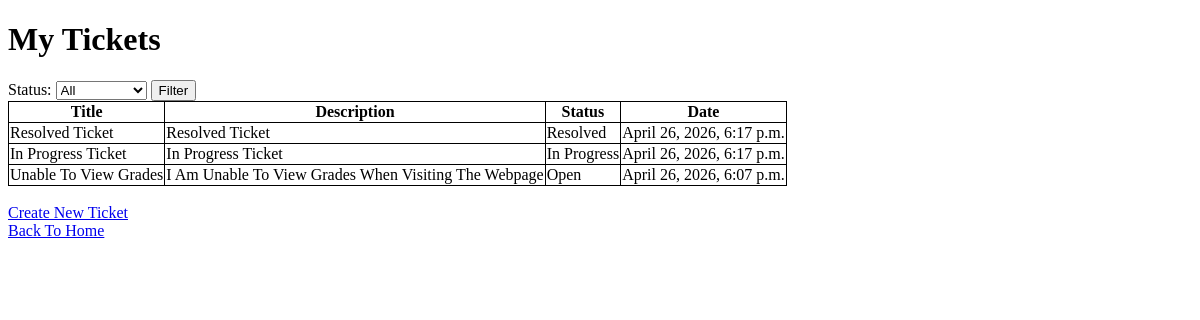
The app's page /services/tickets/ (signed in), older data.
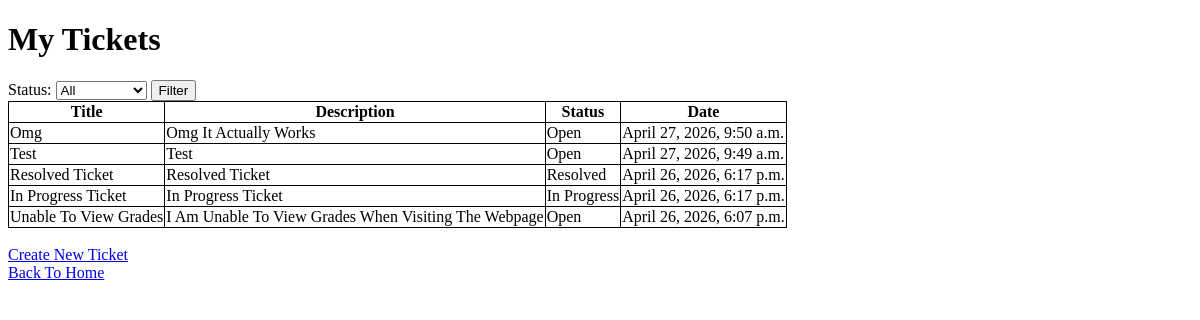
The same page, newer data.
### services/models.py (models this page shows)
class Ticket(models.Model):
	user = models.ForeignKey(User, on_delete=models.CASCADE)
	title = models.CharField(max_length=100)
	description = models.CharField(max_length=200)
	status = models.CharField(max_length=11, choices=[('Open', 'Open'), ('In Progress', 'In Progress'), ('Resolved', 'Resolved')], default='Open')
	date = models.DateTimeField(auto_now_add=True)

### services/views.py (the view)
# urls.py: path("tickets/", views.ticketsView, name="tickets"),
@login_required
@permission_required("services.view_ticket")
def ticketsView(request):
	allTickets = Ticket.objects.filter(user=request.user)
	filter = request.GET.get("status")
	if filter in ["Open", "In Progress", "Resolved"]:
		allTickets = allTickets.filter(status=filter)
	tickets = allTickets.order_by("-date")
	return render(request, "services/tickets.html", {"tickets": tickets})

### services/templates/services/tickets.html (shortened to what this page needs)
<!DOCTYPE html>
<html>
	<head>
	</head>
	<body>
		<h1>My Tickets</h1>
		<form method="get" action="{%url 'tickets'%}">
			<label>Status:
				<select name="status">
					<option value="">All</option>
				</select>
			</label>
			<button type="submit">Filter</button>
		</form>
		<table class="table">
			<tr class="table">
				<th class="table">Title</th>
				<th class="table">Description</th>
				<th class="table">Status</th>
				<th class="table">Date</th>
			</tr>
			{%for ticket in tickets%}
				<tr>
					<td class="table">{{ticket.title}}</td>
					<td class="table">{{ticket.description}}</td>
					<td class="table">{{ticket.status}}</td>
					<td class="table">{{ticket.date}}</td>
				</tr>
			{%empty%}
				<tr>
					<td colspan="4">No Tickets Found</td>
				</tr>
			{%endfor%}
		</table>
		<br>
		<a href="{%url 'createTicket'%}">Create New Ticket</a>
		<br>
		<a href="{%url 'index'%}">Back To Home</a>
	</body>
</html>

Row changes from the older to the newer data that the page shows:
added Ticket: title "Omg", description "Omg It Actually Works", status "Open", date "April 27, 2026, 9:50 a.m."
added Ticket: title "Test", description "Test", status "Open", date "April 27, 2026, 9:49 a.m."
